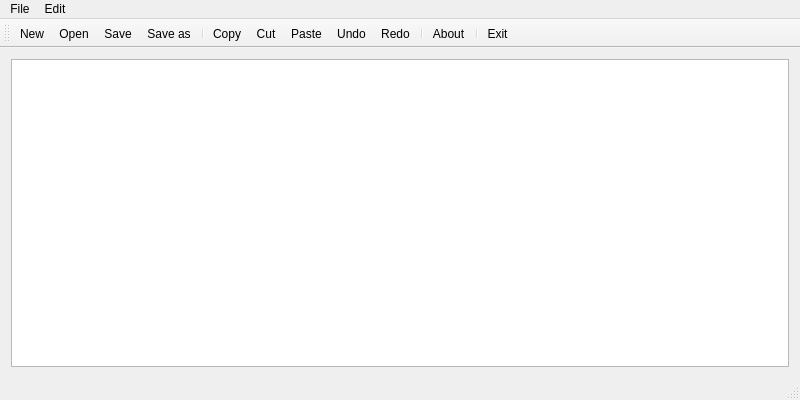
<?xml version="1.0" encoding="UTF-8"?>
<ui version="4.0">
 <class>Notepad</class>
 <widget class="QMainWindow" name="Notepad">
  <property name="geometry">
   <rect>
    <x>0</x>
    <y>0</y>
    <width>800</width>
    <height>400</height>
   </rect>
  </property>
  <property name="windowTitle">
   <string>Notepad</string>
  </property>
  <widget class="QWidget" name="centralWidget">
   <layout class="QVBoxLayout" name="verticalLayout">
    <item>
     <widget class="QTextEdit" name="textEdit"/>
    </item>
   </layout>
  </widget>
  <widget class="QMenuBar" name="menuBar">
   <property name="geometry">
    <rect>
     <x>0</x>
     <y>0</y>
     <width>800</width>
     <height>21</height>
    </rect>
   </property>
   <widget class="QMenu" name="menuFile">
    <property name="title">
     <string>File</string>
    </property>
    <addaction name="actionNew"/>
    <addaction name="actionOpen"/>
    <addaction name="actionSave"/>
    <addaction name="actionSave_as"/>
    <addaction name="separator"/>
    <addaction name="actionExit"/>
   </widget>
   <widget class="QMenu" name="menuEdit">
    <property name="title">
     <string>Edit</string>
    </property>
    <addaction name="actionCopy"/>
    <addaction name="actionCut"/>
    <addaction name="actionPaste"/>
    <addaction name="separator"/>
    <addaction name="actionUndo"/>
    <addaction name="actionRedo"/>
   </widget>
   <addaction name="menuFile"/>
   <addaction name="menuEdit"/>
  </widget>
  <widget class="QToolBar" name="mainToolBar">
   <attribute name="toolBarArea">
    <enum>TopToolBarArea</enum>
   </attribute>
   <attribute name="toolBarBreak">
    <bool>false</bool>
   </attribute>
   <addaction name="actionNew"/>
   <addaction name="actionOpen"/>
   <addaction name="actionSave"/>
   <addaction name="actionSave_as"/>
   <addaction name="separator"/>
   <addaction name="actionCopy"/>
   <addaction name="actionCut"/>
   <addaction name="actionPaste"/>
   <addaction name="actionUndo"/>
   <addaction name="actionRedo"/>
   <addaction name="separator"/>
   <addaction name="actionAbout"/>
   <addaction name="separator"/>
   <addaction name="actionExit"/>
  </widget>
  <widget class="QStatusBar" name="statusBar"/>
  <action name="actionNew">
   <property name="icon">
    <iconset resource="notepad.qrc">
     <normaloff>:/images/new.png</normaloff>:/images/new.png</iconset>
   </property>
   <property name="text">
    <string>New</string>
   </property>
   <property name="toolTip">
    <string>New text document</string>
   </property>
   <property name="shortcut">
    <string>Ctrl+N</string>
   </property>
  </action>
  <action name="actionOpen">
   <property name="icon">
    <iconset resource="notepad.qrc">
     <normaloff>:/images/open.png</normaloff>:/images/open.png</iconset>
   </property>
   <property name="text">
    <string>Open</string>
   </property>
   <property name="toolTip">
    <string>Open file</string>
   </property>
   <property name="shortcut">
    <string>Ctrl+O</string>
   </property>
  </action>
  <action name="actionSave">
   <property name="icon">
    <iconset resource="notepad.qrc">
     <normaloff>:/images/save.png</normaloff>:/images/save.png</iconset>
   </property>
   <property name="text">
    <string>Save</string>
   </property>
   <property name="toolTip">
    <string>Save file</string>
   </property>
   <property name="shortcut">
    <string>Ctrl+S</string>
   </property>
  </action>
  <action name="actionSave_as">
   <property name="icon">
    <iconset resource="notepad.qrc">
     <normaloff>:/images/save_as.png</normaloff>:/images/save_as.png</iconset>
   </property>
   <property name="text">
    <string>Save as</string>
   </property>
   <property name="toolTip">
    <string>Save file as</string>
   </property>
   <property name="shortcut">
    <string>Alt+S</string>
   </property>
  </action>
  <action name="actionExit">
   <property name="icon">
    <iconset theme="exit.png" resource="notepad.qrc">
     <normaloff>:/images/exit.png</normaloff>:/images/exit.png</iconset>
   </property>
   <property name="text">
    <string>Exit</string>
   </property>
   <property name="toolTip">
    <string>Exit notepad</string>
   </property>
  </action>
  <action name="actionCopy">
   <property name="icon">
    <iconset resource="notepad.qrc">
     <normaloff>:/images/copy.png</normaloff>:/images/copy.png</iconset>
   </property>
   <property name="text">
    <string>Copy</string>
   </property>
   <property name="shortcut">
    <string>Ctrl+C</string>
   </property>
  </action>
  <action name="actionCut">
   <property name="icon">
    <iconset resource="notepad.qrc">
     <normaloff>:/images/cut.png</normaloff>:/images/cut.png</iconset>
   </property>
   <property name="text">
    <string>Cut</string>
   </property>
   <property name="shortcut">
    <string>Ctrl+X</string>
   </property>
  </action>
  <action name="actionPaste">
   <property name="icon">
    <iconset resource="notepad.qrc">
     <normaloff>:/images/paste.png</normaloff>:/images/paste.png</iconset>
   </property>
   <property name="text">
    <string>Paste</string>
   </property>
   <property name="shortcut">
    <string>Ctrl+V</string>
   </property>
  </action>
  <action name="actionUndo">
   <property name="icon">
    <iconset resource="notepad.qrc">
     <normaloff>:/images/edit_undo.png</normaloff>:/images/edit_undo.png</iconset>
   </property>
   <property name="text">
    <string>Undo</string>
   </property>
   <property name="shortcut">
    <string>Ctrl+Z</string>
   </property>
  </action>
  <action name="actionRedo">
   <property name="icon">
    <iconset resource="notepad.qrc">
     <normaloff>:/images/edit_redo.png</normaloff>:/images/edit_redo.png</iconset>
   </property>
   <property name="text">
    <string>Redo</string>
   </property>
   <property name="shortcut">
    <string>Ctrl+Y</string>
   </property>
  </action>
  <action name="actionAbout">
   <property name="icon">
    <iconset resource="notepad.qrc">
     <normaloff>:/images/info.png</normaloff>:/images/info.png</iconset>
   </property>
   <property name="text">
    <string>About</string>
   </property>
   <property name="toolTip">
    <string>About Notepad</string>
   </property>
  </action>
 </widget>
 <layoutdefault spacing="6" margin="11"/>
 <resources>
  <include location="notepad.qrc"/>
 </resources>
 <connections/>
</ui>
